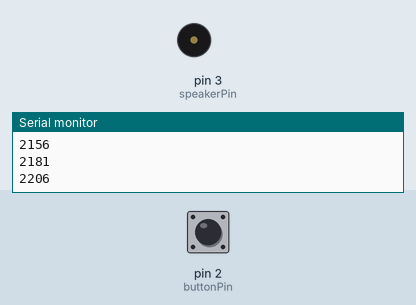
This sketch was run on a simulated Arduino Uno, built with avr-gcc and run on an emulated ATmega328P. On the bench: buzzer (waves = sounding), the last lines printed to the serial monitor. The test bench sets the inputs (shaded band); at power-on: pin 2 (buttonPin) LOW.

Above: at 1.2 s.
1.3 s: pin 2 (buttonPin) pulled HIGH for 0.15 s
At 2.0 s:
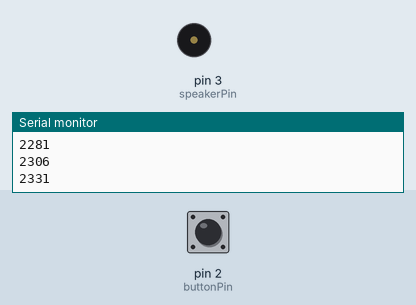
2.9 s: pin 2 (buttonPin) pulled HIGH for 3.2 s
At 3.4 s:
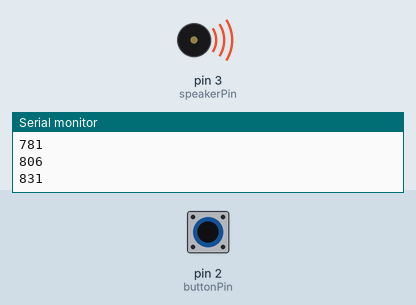
Timing chart, 0 to 7.6 s (numbered marks = the images above; inputs shaded):
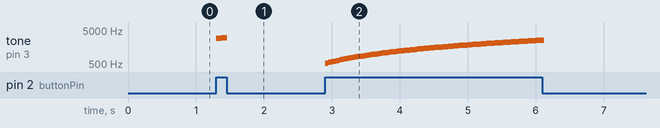

The sketch:

buttonedRamp.ino
```cpp
int buttonPin = 2;
int speakerPin = 3;
int toneVal = 31;

void setup() {
  // put your setup code here, to run once:
  pinMode(buttonPin, INPUT);
  pinMode(speakerPin, OUTPUT);
  Serial.begin(9600);
}

void loop() {
  // put your main code here, to run repeatedly:
  if(digitalRead(buttonPin)){
    tone(speakerPin, toneVal);
    delay(40);
  }
  else {
    noTone(speakerPin);
  }
  toneVal += 25;
  if(toneVal >= 3000){
    toneVal = 31;
  }

  Serial.println(toneVal);
}
```

Measured:
- after the input at 1.3 s, tone on pin 3 (speakerPin): plays 2881 Hz for 0.04 s, 2906 Hz for 0.04 s, 2931 Hz for 0.04 s, 2956 Hz for 0.04 s, starting at once
- after the input at 2.9 s, tone on pin 3 (speakerPin): plays 531 Hz for 0.04 s, 556 Hz for 0.04 s, 581 Hz for 0.04 s, 606 Hz for 0.04 s, 631 Hz for 0.04 s, 656 Hz for 0.04 s … (80 notes in this stretch), starting at once
